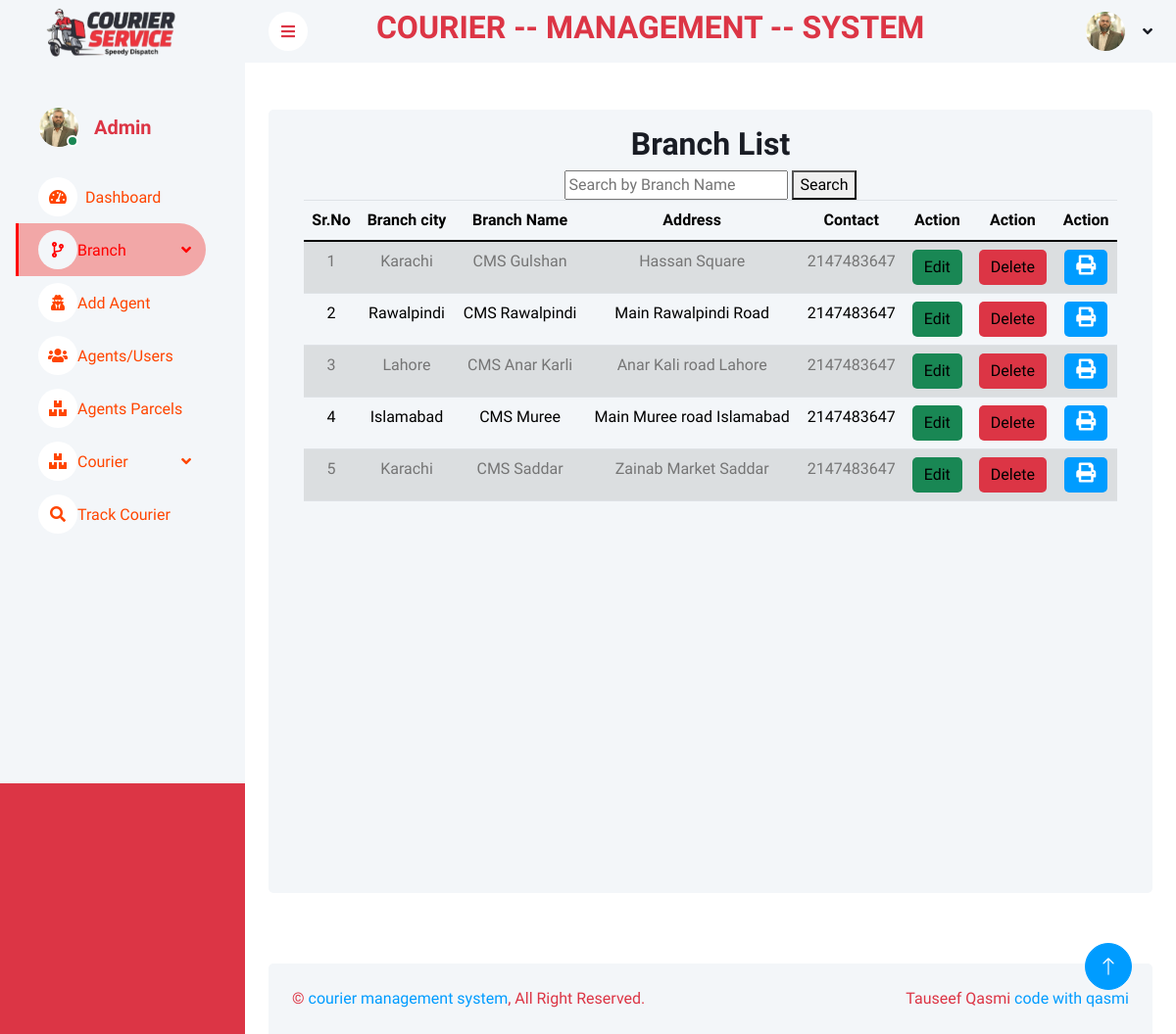
Screenshot of /viewBranch.php with the database file from the repository.
### tables this page shows
CREATE TABLE `branch` (
  `b_id` int(10) NOT NULL,
  `b_name` varchar(50) NOT NULL,
  `b_address` varchar(50) NOT NULL,
  `b_phone` int(20) NOT NULL,
  `b_city` varchar(20) NOT NULL
);

### viewBranch.php (the view, shortened to what this page needs)
<?php
include("connection.php");
?>
<?php
include("header.php");
?>
<div class="container">
    <div class="row min-vh-100 bg-light rounded justify-content-center mx-0 m-5">
        <div class="col-md-12 text-center">
            <div class="container mt-3">
                <h2>Branch List</h2>
                <form action="<?php echo $_SERVER['PHP_SELF']; ?>" method="get">
                    <input type="text" name="search" placeholder="Search by Branch Name">
                    <button type="submit">Search</button>
                </form>
                <div class="table-responsive">
                    <table class="table table-striped">
                        <thead>
                            <tr>
                                <th>Sr.No</th>
                                <th>Branch city</th>
                                <th>Branch Name</th>
                                <th>Address</th>
                                <th>Contact</th>
                                <th>Action</th>
                                <th>Action</th>
                                <th>Action</th>
                            </tr>
                        </thead>
                        <tbody>
                            <?php
                            if (isset($_GET['search'])) {
                                $search = $_GET['search'];
                                $sql = "SELECT * FROM branch WHERE b_name LIKE '%$search%'";
                            } else {
                                $sql = "SELECT * FROM branch";
                            }
                            $stmt = $conn->prepare($sql);
                            $stmt->execute();
                            $result = $stmt->fetchAll(PDO::FETCH_ASSOC);
                            if (count($result) == 0) {
                            ?>
                                <script>
                                    alert("No branch found!");
                                    window.location.href = "viewBranch.php";
                                </script>
                                <?php
                            } else {
                                $i = 1;
                                foreach ($result as $data) {
                                ?>
                                    <tr>
                                        <td><?php echo $i; ?></td>
                                        <td><?php echo $data['b_city']; ?></td>
                                        <td><?php echo $data['b_name']; ?></td>
                                        <td><?php echo $data['b_address']; ?></td>
                                        <td><?php echo $data['b_phone']; ?></td>
                                        <td>
                                            <button class="btn btn-success border-0">
                                                <a href="editBranch.php?id=<?php echo $data['b_id']; ?>" style="text-decoration: none; color: black;">
                                                    Edit
                                                </a>
                                            </button>
                                        </td>
                                        <td>
                                            <button class="btn btn-danger border-0">
                                                <a href="deleteBranch.php?id=<?php echo $data['b_id']; ?>" style="text-decoration: none; color: black;" onclick="return confirm('Are you sure you want to delete this branch?')">Delete</a>
                                            </button>
                                        </td>
                                        <td>
                                            <button class="btn btn-primary border-0" onclick="printRow(this)">
                                                <i class="fa fa-print text-white" style="font-size: 20px;"></i>
                                            </button>
                                        </td>
                                    </tr>
                            <?php
                                    $i++;
                                }
                            }
                            ?>
                        </tbody>
                    </table>
                </div>
            </div>
        </div>
    </div>
</div>
<?php
include("footer.php");
?>

### css/style.css (style rules this page uses)
:root { --primary: red; --light: #F3F6F9; --dark: #191C24; }
.btn { transition: .5s; }
.btn.btn-primary { color: #FFFFFF; }

### header.php (style rules this page uses)
body { background-color: red; }

### rows the page displays
branch: b_city "Karachi", b_name "CMS Gulshan", b_address "Hassan Square", b_phone "2147483647"
branch: b_city "Rawalpindi", b_name "CMS Rawalpindi", b_address "Main Rawalpindi Road", b_phone "2147483647"
branch: b_city "Lahore", b_name "CMS Anar Karli", b_address "Anar Kali road Lahore", b_phone "2147483647"
branch: b_city "Islamabad", b_name "CMS Muree", b_address "Main Muree road Islamabad", b_phone "2147483647"
branch: b_city "Karachi", b_name "CMS Saddar", b_address "Zainab Market Saddar", b_phone "2147483647"
